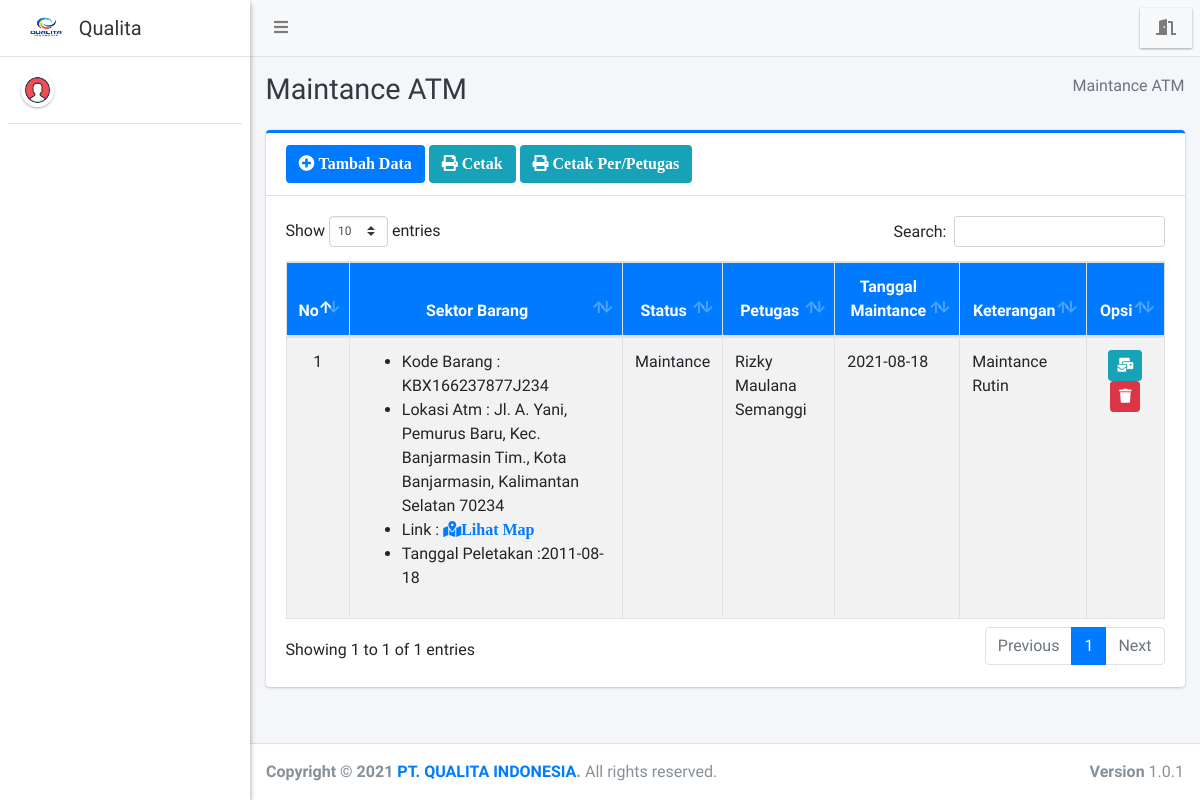
The page /admin/maintance/index.php on the database its author committed.
### tables this page shows
CREATE TABLE `maintance` (
  `id_maintance` int(11) NOT NULL,
  `id_sektoratm` int(11) NOT NULL,
  `status_maintance` varchar(75) NOT NULL,
  `id_petugas` int(11) DEFAULT NULL,
  `tgl_maintance` varchar(150) DEFAULT NULL,
  `keterangan` varchar(255) DEFAULT NULL
);

CREATE TABLE `barang` (
  `kode_barang` varchar(35) NOT NULL,
  `nama_barang` varchar(100) NOT NULL,
  `tahun_produksi` varchar(25) NOT NULL,
  `lokasi_produksi` varchar(100) NOT NULL
);

CREATE TABLE `sektor_atm` (
  `id_sektoratm` int(11) NOT NULL,
  `kode_barang` varchar(35) NOT NULL,
  `bank` varchar(150) NOT NULL,
  `kecamatan` varchar(40) NOT NULL,
  `lokasi_atm` varchar(255) NOT NULL,
  `link_gmap` text NOT NULL,
  `tgl_peletakan` varchar(25) NOT NULL,
  `status` varchar(75) NOT NULL
);

CREATE TABLE `petugas` (
  `id_petugas` int(11) NOT NULL,
  `nama_petugas` varchar(255) NOT NULL,
  `email` varchar(255) NOT NULL
);

### admin/maintance/index.php (the view, shortened to what this page needs)
<?php
require '../../config/koneksi.php';
?>
<!DOCTYPE html>
<html>
<?php
include '../../templates/head.php';
?>
<body class="hold-transition sidebar-mini layout-fixed">
    <div class="wrapper">
        <?php
        include '../../templates/navbar.php';
        ?>
        <?php
        include '../../templates/sidebar.php';
        ?>
        <div class="content-wrapper">
            <div class="content-header">
                <div class="container-fluid">
                    <div class="row mb-2">
                        <div class="col-sm-6">
                            <h1 class="m-0 text-dark">Maintance ATM</h1>
                        </div>
                        <div class="col-sm-6">
                            <ol class="breadcrumb float-sm-right">
                                <li class="breadcrumb-item active">Maintance ATM</li>
                            </ol>
                        </div>
                    </div>
                </div>
            </div>
            <section class="content">
                <div class="container-fluid">
                    <div class="row">
                        <div class="col-12">
                            <div class="card card-primary card-outline">
                                <div class="card-header">
                                    <a href="tambah" class="btn bg-blue"><i class="fa fa-plus-circle"> Tambah Data</i></a>
                                    <a href="print" target="blank" class="btn bg-info"><i class="fa fa-print"> Cetak</i></a>
                                    <a href="#" data-toggle="modal" data-target="#modal_print" class="btn bg-info"><i class="fa fa-print"> Cetak Per/Petugas</i></a>
                                </div>
                                <div class="card-body">
                                    <div class="table-responsive">
                                        <table id="example1" class="table table-bordered table-striped">
                                            <thead class="bg-blue">
                                                <tr align="center">
                                                    <th>No</th>
                                                    <th>Sektor Barang</th>
                                                    <th>Status</th>
                                                    <th>Petugas</th>
                                                    <th>Tanggal Maintance</th>
                                                    <th>Keterangan</th>
                                                    <th>Opsi</th>
                                                </tr>
                                            </thead>
                                            <?php
                                            $no = 1;
                                            $data = $koneksi->query("SELECT * FROM maintance AS m
                                            LEFT JOIN sektor_atm AS sa ON m.id_sektoratm = sa.id_sektoratm
                                            LEFT JOIN barang AS b ON sa.kode_barang = b.kode_barang
                                            LEFT JOIN petugas AS p ON m.id_petugas = p.id_petugas
                                            ORDER BY m.id_maintance DESC");
                                            while ($row = $data->fetch_array()) {
                                            ?>
                                                <tbody style="background-color: white">
                                                    <tr>
                                                        <td align="center"><?= $no++ ?></td>
                                                        <td>
                                                            <ul>
                                                                <li>Kode Barang : <?= $row['kode_barang'] ?></li>
                                                                <li>Lokasi Atm : <?= $row['lokasi_atm'] ?></li>
                                                                <li>Link : <a href="<?= $row['link_gmap'] ?>" target="blank" class="fa fa-map-marked-alt">Lihat Map</a> </li>
                                                                <li>Tanggal Peletakan :<?= $row['tgl_peletakan'] ?></li>
                                                            </ul>
                                                       </td>
                                                        <td><?= $row['status_maintance'] ?></td>
                                                        <td><?= $row['nama_petugas'] ?></td>
                                                        <td><?= $row['tgl_maintance'] ?></td>
                                                        <td><?= $row['keterangan'] ?></td>
                                                        <td align="center">
                                                            <a href="index?id=<?= $row['id_maintance'] ?>" class="btn btn-info btn-sm" title="Kirim"><i class="fa fa-mail-bulk"></i></a>
                                                            <a href="hapus?id=<?= $row['id_maintance'] ?>" class="btn btn-danger btn-sm alert-hapus" title="Hapus"><i class="fa fa-trash"></i></a>
                                                        </td>
                                                    </tr>
                                                </tbody>
                                            <?php } ?>
                                        </table>
                                    </div>
                                </div>
                            </div>
                        </div>
                    </div>
                </div>
            </section>
        </div>
        <?php include_once "../../templates/footer.php"; ?>
    </div>
</body>
</html>

### rows shown on the page
maintance: barang.kode_barang "KBX166237877J234", id_sektoratm.lokasi_atm "Jl. A. Yani, Pemurus Baru, Kec. Banjarmasin Tim., Kota Banjarmasin, Kalimantan Selatan 70234", id_sektoratm.tgl_peletakan "2011-08-18", status_maintance "Maintance", id_petugas.nama_petugas "Rizky Maulana Semanggi", tgl_maintance "2021-08-18", keterangan "Maintance Rutin"
